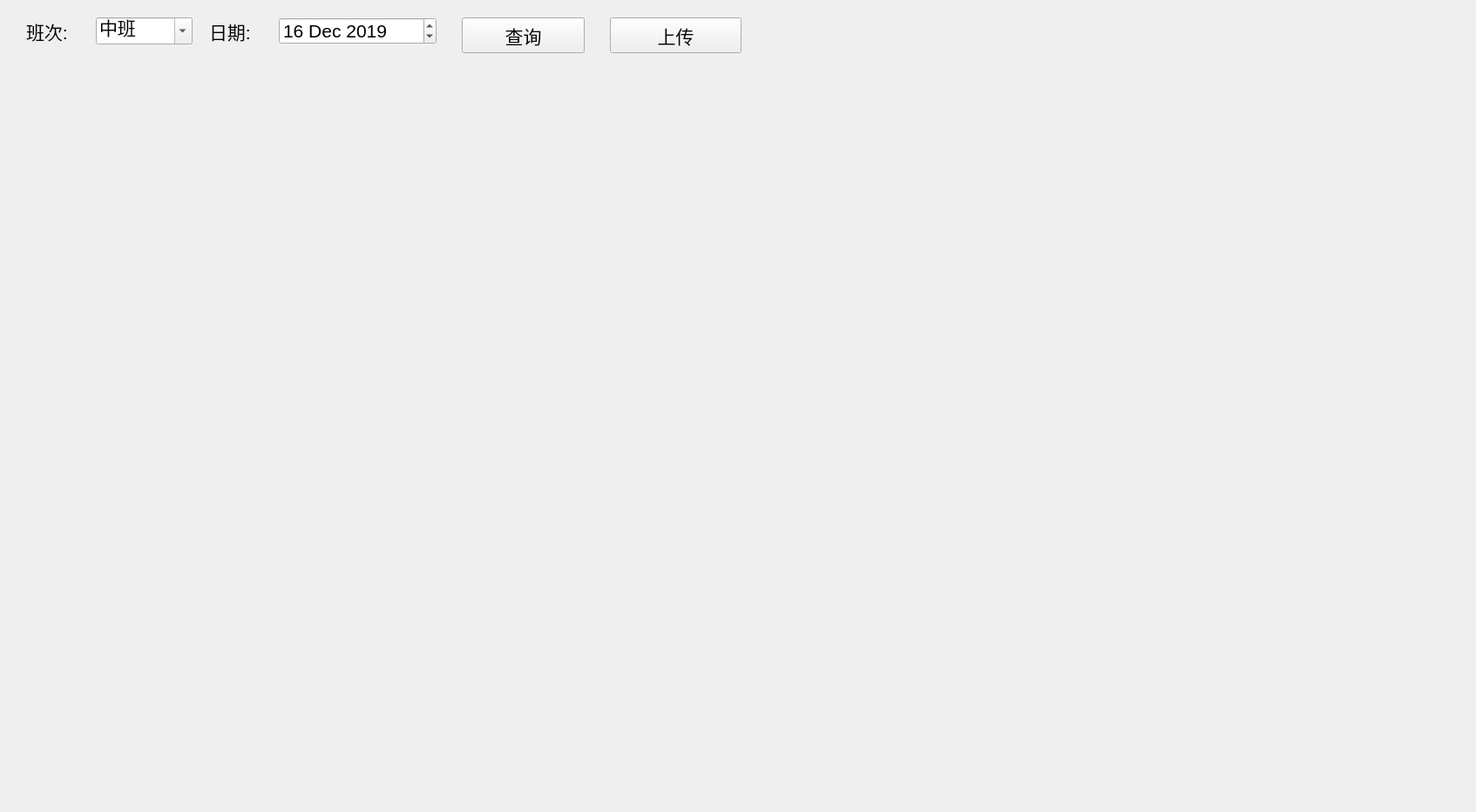
<?xml version="1.0" encoding="UTF-8"?>
<ui version="4.0">
 <class>Werahouse</class>
 <widget class="QWidget" name="Werahouse">
  <property name="geometry">
   <rect>
    <x>0</x>
    <y>0</y>
    <width>1694</width>
    <height>932</height>
   </rect>
  </property>
  <property name="windowTitle">
   <string>Form</string>
  </property>
  <widget class="QPushButton" name="query">
   <property name="geometry">
    <rect>
     <x>530</x>
     <y>20</y>
     <width>141</width>
     <height>41</height>
    </rect>
   </property>
   <property name="font">
    <font>
     <pointsize>16</pointsize>
    </font>
   </property>
   <property name="text">
    <string>查询</string>
   </property>
  </widget>
  <widget class="QComboBox" name="banci">
   <property name="geometry">
    <rect>
     <x>110</x>
     <y>20</y>
     <width>111</width>
     <height>31</height>
    </rect>
   </property>
   <property name="font">
    <font>
     <pointsize>16</pointsize>
    </font>
   </property>
   <property name="editable">
    <bool>true</bool>
   </property>
   <property name="currentIndex">
    <number>1</number>
   </property>
   <item>
    <property name="text">
     <string>早班</string>
    </property>
   </item>
   <item>
    <property name="text">
     <string>中班</string>
    </property>
   </item>
   <item>
    <property name="text">
     <string>晚班</string>
    </property>
   </item>
  </widget>
  <widget class="QDateEdit" name="dateEdit">
   <property name="geometry">
    <rect>
     <x>320</x>
     <y>20</y>
     <width>181</width>
     <height>31</height>
    </rect>
   </property>
   <property name="font">
    <font>
     <pointsize>16</pointsize>
    </font>
   </property>
   <property name="dateTime">
    <datetime>
     <hour>0</hour>
     <minute>0</minute>
     <second>0</second>
     <year>2019</year>
     <month>12</month>
     <day>16</day>
    </datetime>
   </property>
  </widget>
  <widget class="QLabel" name="label_2">
   <property name="geometry">
    <rect>
     <x>240</x>
     <y>20</y>
     <width>81</width>
     <height>31</height>
    </rect>
   </property>
   <property name="font">
    <font>
     <pointsize>16</pointsize>
    </font>
   </property>
   <property name="text">
    <string>日期:</string>
   </property>
  </widget>
  <widget class="QLabel" name="label">
   <property name="geometry">
    <rect>
     <x>30</x>
     <y>20</y>
     <width>71</width>
     <height>31</height>
    </rect>
   </property>
   <property name="font">
    <font>
     <pointsize>16</pointsize>
    </font>
   </property>
   <property name="text">
    <string>班次:</string>
   </property>
  </widget>
  <widget class="QPushButton" name="updateButton">
   <property name="geometry">
    <rect>
     <x>700</x>
     <y>20</y>
     <width>151</width>
     <height>41</height>
    </rect>
   </property>
   <property name="font">
    <font>
     <pointsize>16</pointsize>
    </font>
   </property>
   <property name="text">
    <string>上传</string>
   </property>
  </widget>
 </widget>
 <resources/>
 <connections/>
</ui>
